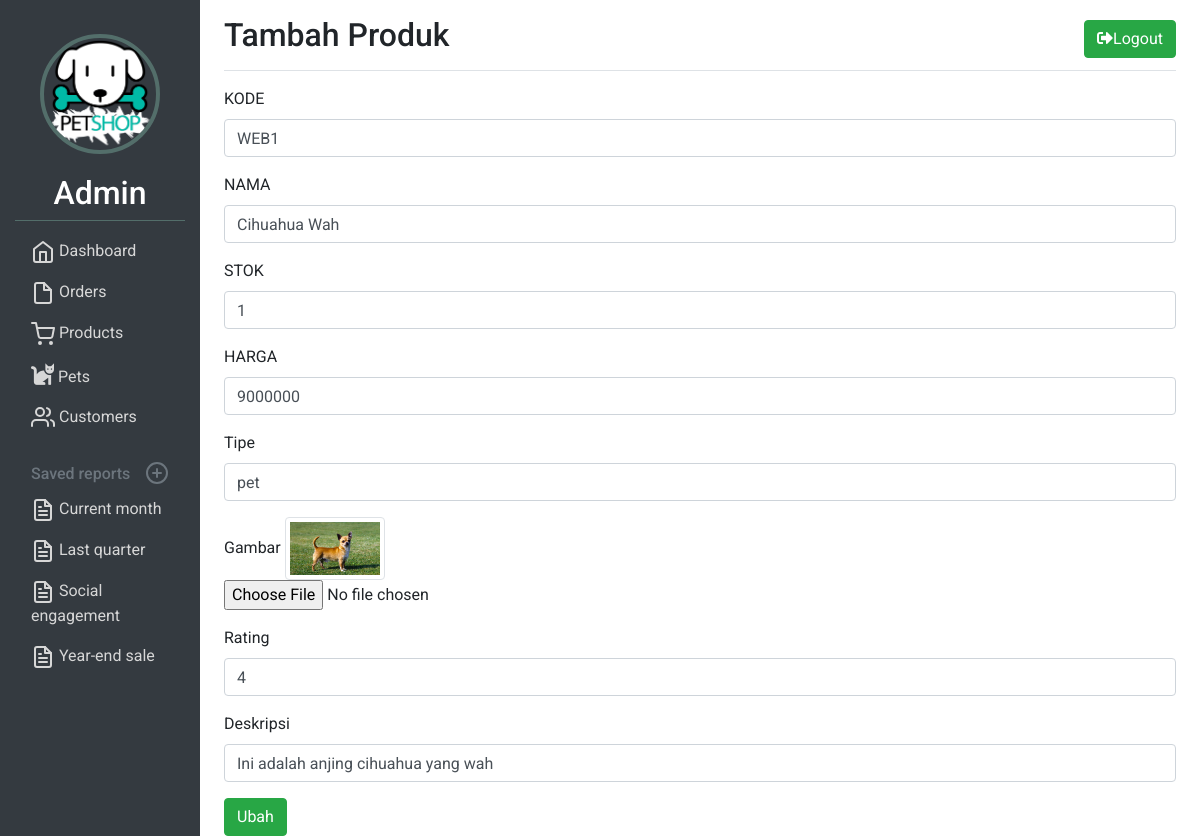
/user/ubah.php?productid=1 (signed in), run on the app's committed database.
### tables this page shows
CREATE TABLE `products` (
  `productid` int(11) NOT NULL,
  `product_code` varchar(60) NOT NULL,
  `product_desc` tinytext,
  `product_img_name` varchar(60) NOT NULL,
  `qty_product` int(11) NOT NULL,
  `price_product` float NOT NULL,
  `product_name` varchar(60) NOT NULL,
  `product_type` varchar(30) DEFAULT 'pet',
  `product_rating` int(11) DEFAULT NULL
);

### function.php (called while the page is built, shortened)
<?php
$conn = mysqli_connect("localhost","root","","petshop");
function query($query){
    global $conn;
    $result = mysqli_query($conn, $query);
    $rows = [];
    while ( $row = mysqli_fetch_assoc($result) ){
        $rows[] = $row;
    }
    return $rows;
}
?>

### user/ubah.php (the view, shortened to what this page needs)
<?php
require '../function.php';
$id = $_GET["productid"];
$product = query("SELECT * FROM products WHERE productid = $id")[0];
?>
<!DOCTYPE html>
<html lang="en" dir="ltr">
  <head>
    <link rel="stylesheet" href="https://use.fontawesome.com/releases/v5.8.1/css/all.css">
    <link rel="stylesheet" href="https://stackpath.bootstrapcdn.com/bootstrap/4.3.1/css/bootstrap.min.css">
    <link rel="stylesheet" href="user.css">
  </head>
  <body data-gr-c-s-loaded="true" cz-shortcut-listen="true">
  <div class="container-fluid">
    <div class="row">
      <nav class="col-md-2 d-none d-md-block bg-dark sidebar">
        <div class="sidebar-sticky">
          <div class="admin-profile">
            <div class="admin-image">
              <img src="img/logo.png" alt="">
            </div>
            <div class="admin-name">
              <h2>Admin</h2>
            </div>
          </div>
          <ul class="nav flex-column">
            <li class="nav-item">
              <a class="nav-link active" href="index.php">
                Dashboard <span class="sr-only">(current)</span>
              </a>
            </li>
            <li class="nav-item">
              <a class="nav-link" href="orders.php">
                Orders
              </a>
            </li>
            <li class="nav-item">
              <a class="nav-link" href="products.php">
                Products
              </a>
            </li>
            <li class="nav-item">
              <a class="nav-link" href="pets.php">
                <i class='fas fa-cat' style='font-size:23px'></i>
                Pets
              </a>
            </li>
            <li class="nav-item">
              <a class="nav-link" href="customers.php">
                Customers
              </a>
            </li>
          </ul>
          <h6 class="sidebar-heading d-flex justify-content-between align-items-center px-3 mt-4 mb-1 text-muted">
            <span>Saved reports</span>
            <a class="d-flex align-items-center text-muted" href="#">
            </a>
          </h6>
          <ul class="nav flex-column mb-2">
            <li class="nav-item">
              <a class="nav-link" href="#">
                Current month
              </a>
            </li>
            <li class="nav-item">
              <a class="nav-link" href="#">
                Last quarter
              </a>
            </li>
            <li class="nav-item">
              <a class="nav-link" href="#">
                Social engagement
              </a>
            </li>
            <li class="nav-item">
              <a class="nav-link" href="#">
                Year-end sale
              </a>
            </li>
          </ul>
        </div>
      </nav>
      <main role="main" class="col-md-9 ml-sm-auto col-lg-10 px-4">
        <div class="d-flex justify-content-between flex-wrap flex-md-nowrap align-items-center pt-3 pb-2 mb-3 border-bottom">
          <h1 class="h2">Tambah Produk</h1>
          <div class="btn-toolbar mb-2 mb-md-0">
            <a href="../logout.php" class="btn btn-success">
              <i class="fas fa-sign-out-alt"></i>Logout
            </a>
          </div>
        </div>
    <form action="" method="post" enctype="multipart/form-data">
        <div class="form-group">
          <label for="product_code">KODE</label>
          <input type="text" name="product_code" class="form-control" id="product_code" placeholder="Code" value="<?= $product["product_code"]?>" required>
        </div>
        <div class="form-group">
          <label for="product_name">NAMA</label>
          <input type="text" name="product_name" class="form-control" id="product_name" placeholder="Name" value="<?= $product["product_name"]?>" required>
        </div>
        <div class="form-group">
          <label for="qty_product">STOK</label>
          <input type="text" name="qty_product" class="form-control" id="qty_product" placeholder="Stok" value="<?= $product["qty_product"]?>" required>
        </div>
        <div class="form-group">
          <label for="price_product">HARGA</label>
          <input type="text" name="price_product" class="form-control" id="price_product" placeholder="Harga" value="<?= $product["price_product"]?>" required>
        </div>
        <div class="form-group">
          <label for="product_type">Tipe</label>
          <input type="text" name="product_type" class="form-control" id="product_type" placeholder="Tipe" value="<?= $product["product_type"]?>" required>
        </div>
        <div class="form-group">
          <label for="product_img_name">Gambar</label>
          <img src="../img/products/<?= $product["product_img_name"]; ?>" class="img-thumbnail" alt="">
          <input type="file" name="product_img_name" class="form-control-file" id="product_img_name" placeholder="Tipe">
        </div>
        <div class="form-group">
          <label for="product_rating">Rating</label>
          <input type="text" name="product_rating" class="form-control" id="product_rating" placeholder="Tipe" value="<?= $product["product_rating"]?>" required>
        </div>
        <div class="form-group">
          <label for="product_desc">Deskripsi</label>
          <input type="text" name="product_desc" class="form-control" id="product_desc" placeholder="Tipe" value="<?= $product["product_desc"]?>" >
        </div>
        <button type="submit" name="ubah" class="btn btn-success">Ubah</button>
    </form>
      </main>
    </div>
  </div>
  </body>
</html>

### user/user.css (style rules this page uses)
* { margin: 0; padding: 0; font-family: 'Roboto', sans-serif; }
.sidebar { position: fixed; height: 100%; color: rgb(215, 215, 215); }
.admin-profile { width: 100%; margin-top: 20%; margin-bottom: 10px; border-bottom: 1px solid rgb(83, 110, 106); }
.admin-image img { display: block; margin: auto; height: 120px; width: 120px; border: 4px solid rgb(83, 110, 106); border-radius: 100%; }
.admin-name { margin-top: 20px; text-align: center; }
.nav li a { color: rgb(215, 215, 215); }
.bg-dark { color: white; }
.form-control { outline-color: green; }
.img-thumbnail { width: 100px; margin: auto; }

### data on the page
products: product_code "WEB1", product_name "Cihuahua Wah", qty_product "1", price_product "9000000", product_type "pet", product_img_name (picture), product_rating "4", product_desc "Ini adalah anjing cihuahua yang wah"
